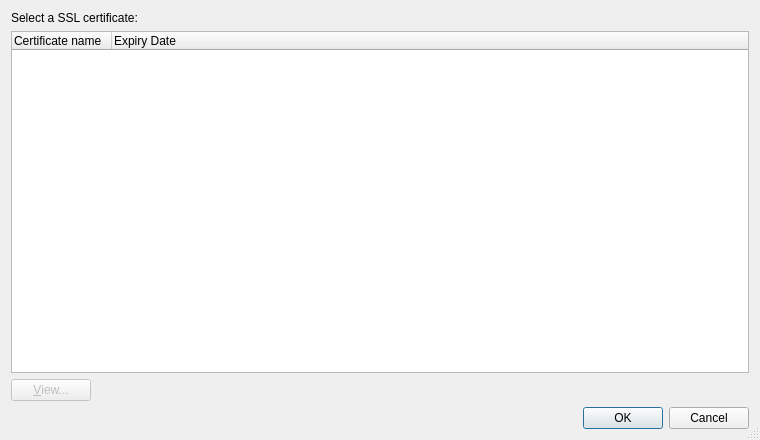
<?xml version="1.0" encoding="UTF-8"?>
<ui version="4.0">
 <class>E5SslCertificateSelectionDialog</class>
 <widget class="QDialog" name="E5SslCertificateSelectionDialog">
  <property name="geometry">
   <rect>
    <x>0</x>
    <y>0</y>
    <width>760</width>
    <height>440</height>
   </rect>
  </property>
  <property name="windowTitle">
   <string>SSL Certificate Selection</string>
  </property>
  <property name="sizeGripEnabled">
   <bool>true</bool>
  </property>
  <layout class="QVBoxLayout" name="verticalLayout">
   <item>
    <widget class="QLabel" name="label">
     <property name="text">
      <string>Select a SSL certificate:</string>
     </property>
    </widget>
   </item>
   <item>
    <widget class="QTreeWidget" name="certificatesTree">
     <column>
      <property name="text">
       <string>Certificate name</string>
      </property>
     </column>
     <column>
      <property name="text">
       <string>Expiry Date</string>
      </property>
     </column>
    </widget>
   </item>
   <item>
    <layout class="QHBoxLayout" name="horizontalLayout">
     <item>
      <widget class="QPushButton" name="viewButton">
       <property name="enabled">
        <bool>false</bool>
       </property>
       <property name="toolTip">
        <string>Press to view the selected certificate</string>
       </property>
       <property name="text">
        <string>&amp;View...</string>
       </property>
      </widget>
     </item>
     <item>
      <spacer name="horizontalSpacer_2">
       <property name="orientation">
        <enum>Qt::Horizontal</enum>
       </property>
       <property name="sizeHint" stdset="0">
        <size>
         <width>40</width>
         <height>20</height>
        </size>
       </property>
      </spacer>
     </item>
    </layout>
   </item>
   <item>
    <widget class="QDialogButtonBox" name="buttonBox">
     <property name="orientation">
      <enum>Qt::Horizontal</enum>
     </property>
     <property name="standardButtons">
      <set>QDialogButtonBox::Cancel|QDialogButtonBox::Ok</set>
     </property>
    </widget>
   </item>
  </layout>
 </widget>
 <resources/>
 <connections>
  <connection>
   <sender>buttonBox</sender>
   <signal>accepted()</signal>
   <receiver>E5SslCertificateSelectionDialog</receiver>
   <slot>accept()</slot>
   <hints>
    <hint type="sourcelabel">
     <x>248</x>
     <y>254</y>
    </hint>
    <hint type="destinationlabel">
     <x>157</x>
     <y>274</y>
    </hint>
   </hints>
  </connection>
  <connection>
   <sender>buttonBox</sender>
   <signal>rejected()</signal>
   <receiver>E5SslCertificateSelectionDialog</receiver>
   <slot>reject()</slot>
   <hints>
    <hint type="sourcelabel">
     <x>316</x>
     <y>260</y>
    </hint>
    <hint type="destinationlabel">
     <x>286</x>
     <y>274</y>
    </hint>
   </hints>
  </connection>
 </connections>
</ui>
